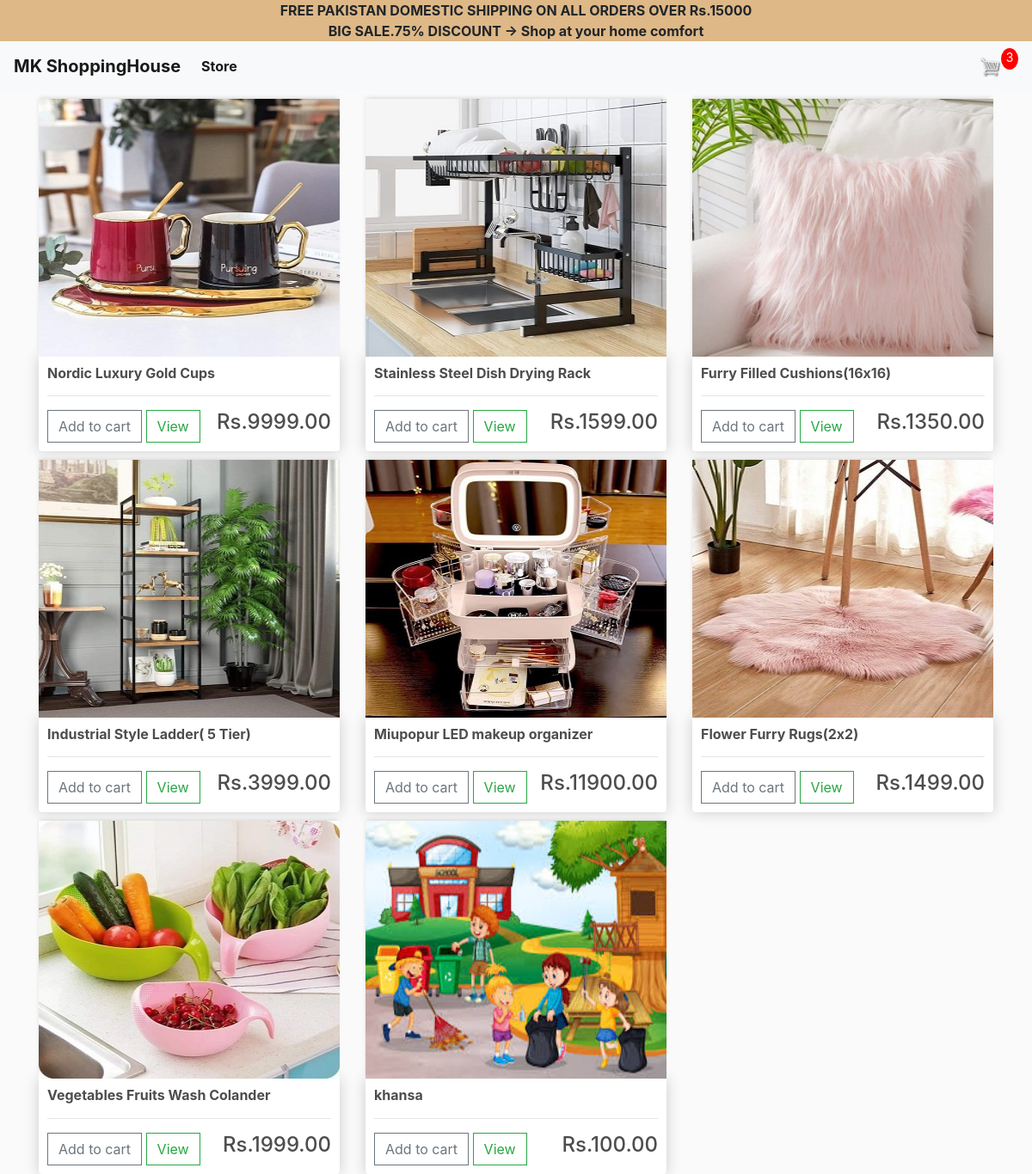
The app's page / (signed in) with its own data.
### store/models.py (models this page shows, shortened)
class Product(models.Model):
	name = models.CharField(max_length=200,null=True)
	price = models.DecimalField(max_digits=7,decimal_places=2)
	digital = models.BooleanField(default=False,null=True, blank=False)
	image = models.ImageField(null=True, blank=True)
	@property
	def imageURL(self):
		try:
			url = self.image.url
		except:
			url = ''
		return url

### store/views.py (the view)
# urls.py: path('',include('store.urls')),
def store(request):
    data = cartData(request)
    cartItems = data['cartItems']
    products = Product.objects.all()
    context = {'products': products, 'cartItems': cartItems}
    return render(request, 'store/store.html', context)

### store/models.py (called while the page is built)
	@property
	def get_cart_items(self):
		orderitems = self.orderitem_set.all()
		total = sum([item.quantity for item in orderitems])
		return total

### store/utils.py (called while the page is built)
def cartData(request):
    if request.user.is_authenticated:
        customer=request.user.customer
        order,created=Order.objects.get_or_create(customer=customer,complete=False)
        items=order.orderitem_set.all()
        cartItems=order.get_cart_items
    else:
        cookieData=cookieCart(request)
        cartItems=cookieData['cartItems']
        order=cookieData['order']
        items=cookieData['items']
    return {'items':items,'order': order,'cartItems':cartItems}

### store/templates/store/store.html
{% extends 'store/main.html' %}
{% load static %}
{% block content %}
<div class="row">
    {% for product in products %}
    <div class="col-lg-4">
        <img class=" thumbnail" src="{{product.imageURL}}">
        <div class="box-element product">
            <h6><strong>{{product.name}}</strong></h6>
            <hr>
            <button data-product="{{product.id}}" data-action="add" class="btn btn-outline-secondary add-btn update-cart">Add to cart</button>
            <a href="{%  url 'cart' %}" class="btn btn-outline-success ">View</a>
            <h4 style="display: inline-block;float:right" >Rs.{{product.price|floatformat:2}}</h4>
        </div>
    </div>
    {% endfor %}
</div>
{% endblock content %}

### static/css/main.css (style rules this page uses)
body { background-color: hsl(0, 0%, 98%); }
h1,h2,h3,h4,h5,h6 { color:hsl(0, 0%, 30%); }
.box-element { box-shadow:hsl(0, 0%, 80%) 0 0 16px; background-color: #fff; border-radius: 4px; padding: 10px; -webkit-border-radius: 4px; -moz-border-radius: 4px; -ms-border-radius: 4px; -o-border-radius: 4px; }
.thumbnail { width: 100%; height: 300px; -webkit-box-shadow: -1px -3px 5px -2px rgba(214,214,214,1); -moz-box-shadow: -1px -3px 5px -2px rgba(214,214,214,1); box-shadow: -1px -3px 5px -2px rgba(214,214,214,1); }
.product { border-radius: 0 0 4px 4px; }
.col-lg-4, .col-lg-6, .col-lg-8, .col-lg-12 { margin-top: 10px; }
.btn { border-radius: 0; }

### records on screen
Product: imageURL (picture), name "Nordic Luxury Gold Cups", price "9999.00"
Product: imageURL (picture), name "Stainless Steel Dish Drying Rack", price "1599.00"
Product: imageURL (picture), name "Furry Filled Cushions(16x16)", price "1350.00"
Product: imageURL (picture), name "Industrial Style Ladder( 5 Tier)", price "3999.00"
Product: imageURL (picture), name "Miupopur LED makeup organizer", price "11900.00"
Product: imageURL (picture), name "Flower Furry Rugs(2x2)", price "1499.00"
Product: imageURL (picture), name "Vegetables Fruits Wash Colander", price "1999.00"
Product: imageURL (picture), name "khansa", price "100.00"

### other values on screen
{{ cartItems }} "3"
